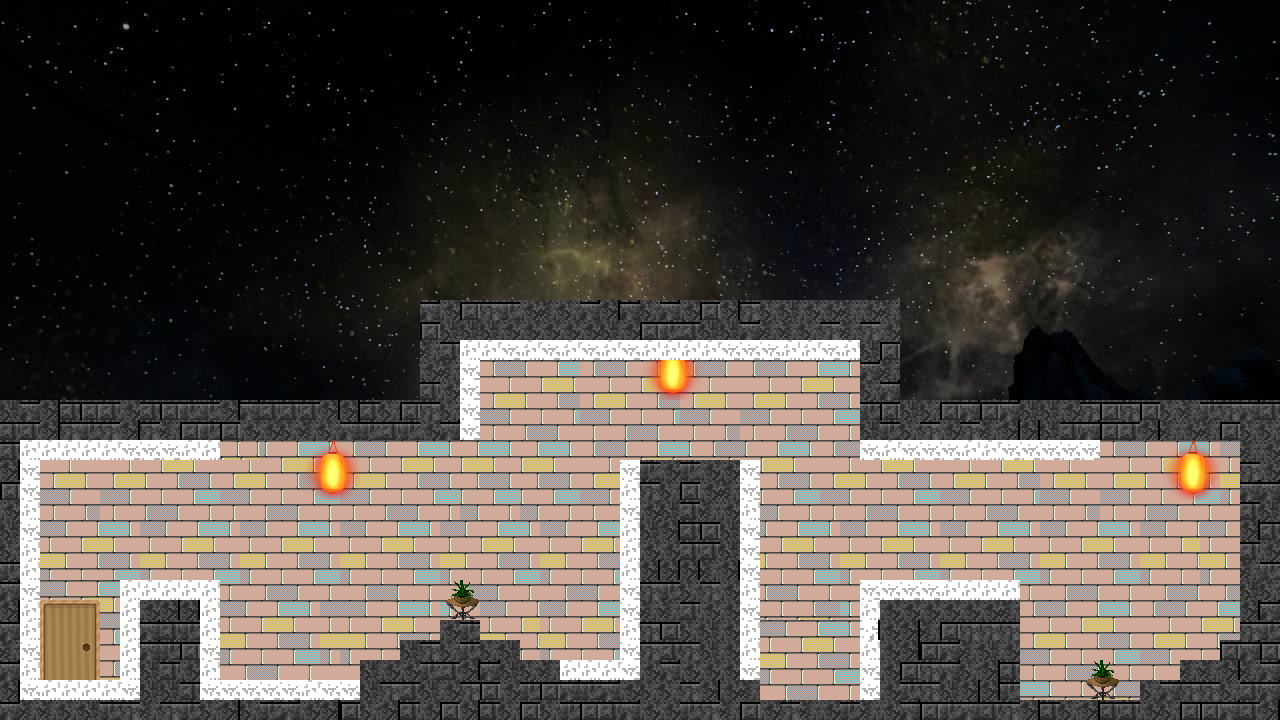

A 2D game scene composited from a Tiled map and its tileset images. What follows is a short description and the map's XML, with each tile layer's data collapsed to a summary:
An orthogonal 64x36 tile map with 20x20 px tiles, 5 tile layers (wall, light, grass, blocks, ...), 5 tilesets, 1 image layer.

<map version="1.0" tiledversion="1.1.6" orientation="orthogonal" renderorder="right-down" width="64" height="36" tilewidth="20" tileheight="20" infinite="0" nextobjectid="1">
 <tileset firstgid="1" name="blocks" tilewidth="20" tileheight="20" tilecount="476" columns="28">
  <image source="blocks.png" width="576" height="352" />
 </tileset>
 <tileset firstgid="477" name="wall" tilewidth="20" tileheight="20" tilecount="4290" columns="78">
  <image source="wall.png" width="1562" height="1114" />
 </tileset>
 <tileset firstgid="4767" name="light" tilewidth="20" tileheight="20" tilecount="9" columns="3">
  <image source="light.png" width="68" height="68" />
 </tileset>
 <tileset firstgid="4776" name="grass" tilewidth="20" tileheight="20" tilecount="4" columns="2">
  <image source="grass.png" width="42" height="44" />
 </tileset>
 <tileset firstgid="4780" source="doorIn.tsx" />
 <imagelayer name="bg">
  <image source="bg.jpg" width="1280" height="720" />
 </imagelayer>
 <layer name="wall" width="64" height="36">
  <data>[2304 cells, 653 non-empty, 30 distinct tile ids]</data>
 </layer>
 <layer name="light" width="64" height="36" offsetx="0.333333" offsety="0.333333">
  <data>[2304 cells, 27 non-empty, 9 distinct tile ids]</data>
 </layer>
 <layer name="grass" width="64" height="36" offsetx="-1.33333" offsety="0">
  <data>[2304 cells, 8 non-empty, 4 distinct tile ids]</data>
 </layer>
 <layer name="blocks" width="64" height="36">
  <data>[2304 cells, 525 non-empty, 13 distinct tile ids]</data>
 </layer>
 <layer name="door" width="64" height="36">
  <data>[2304 cells, 12 non-empty, 12 distinct tile ids]</data>
 </layer>
</map>
